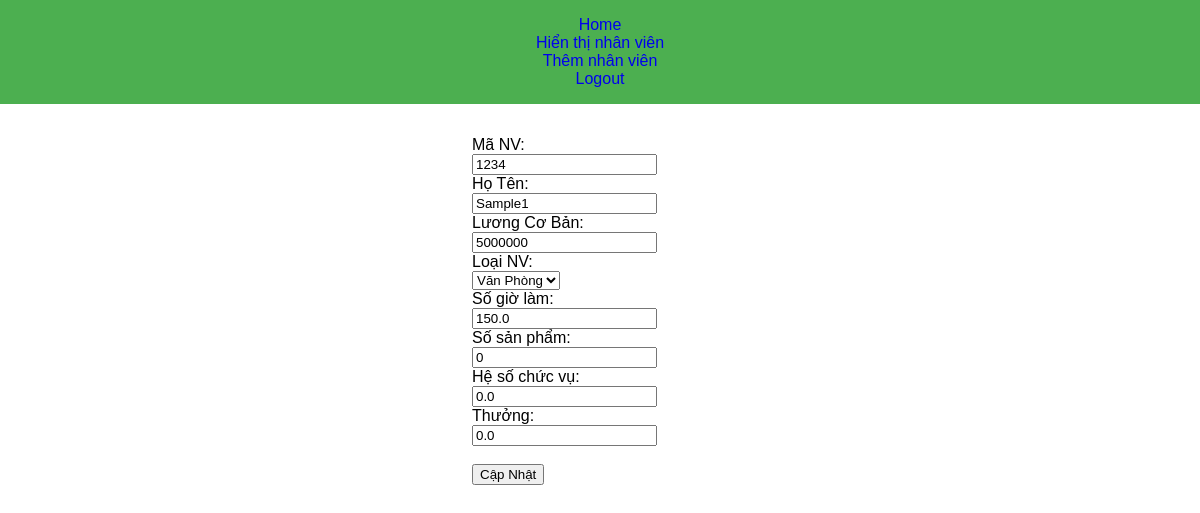
The page /cap_nhat_nv/1234/ (signed in) on the database as committed earlier.
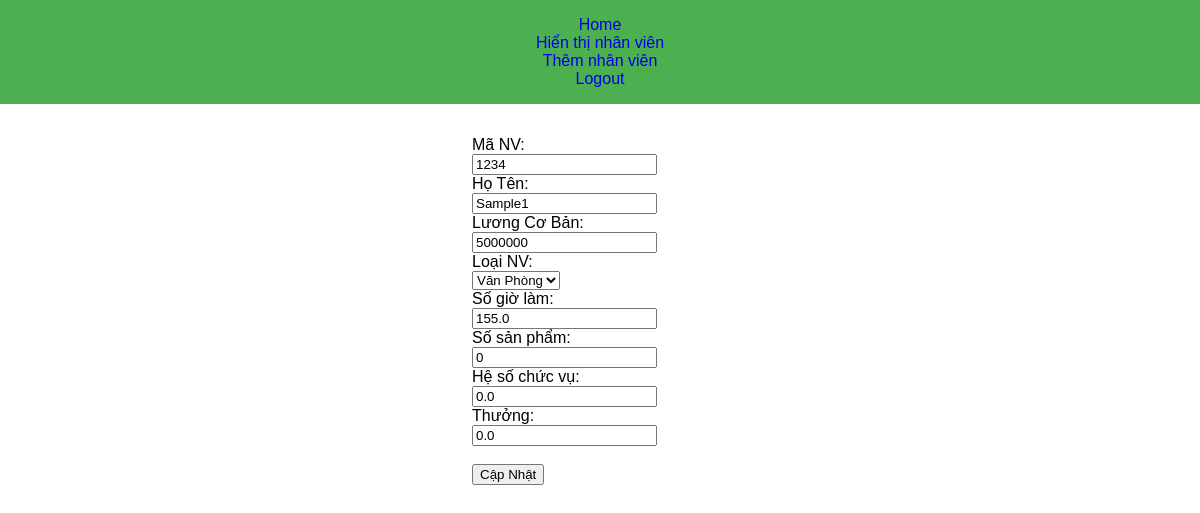
The same page on the database as committed later.
### app/models.py (models this page shows, shortened)
class NhanVien(models.Model):
    ma_nv = models.IntegerField()
    ho_ten = models.CharField(max_length=200)
    luong_cb =models.IntegerField()
    loai_nv = models.CharField(max_length=100, default='van_phong')
    so_gio_lam = models.FloatField(default=0)
    so_sp = models.IntegerField(default=0)
    he_so_cv = models.FloatField(default=0)
    thuong = models.FloatField(default=0)
    luong_ht = models.FloatField(null=True)

### app/views.py (the view, shortened to what this page needs)
# urls.py: path('cap_nhat_nv/<int:ma_nv>/', views.cap_nhat_nv, name="cap_nhat_nv"),
@login_required
def cap_nhat_nv(request, ma_nv):
    nhan_vien = get_object_or_404(NhanVien, ma_nv=ma_nv)
    return render(request, 'app/cap_nhat.html', {'nhan_vien': nhan_vien})

### app/templates/app/cap_nhat.html (shortened to what this page needs)
{%extends 'app/base.html'%}
{% load static %}
    {%block content%}
    <main>
        <form method="post">
            <label for="ma_nv">Mã NV:</label><br>
            <input type="text" id="ma_nv" name="ma_nv" value="{{ nhan_vien.ma_nv }}" readonly><br>
            <label for="ho_ten">Họ Tên:</label><br>
            <input type="text" id="ho_ten" name="ho_ten" value="{{ nhan_vien.ho_ten }}"><br>
            <label for="luong_cb">Lương Cơ Bản:</label><br>
            <input type="number" id="luong_cb" name="luong_cb" value="{{ nhan_vien.luong_cb }}"><br>
            <label for="loai_nv">Loại NV:</label><br>
            <select id="loai_nv" name="loai_nv" onchange="showFields()">
                <option value="van_phong" {% if nhan_vien.loai_nv == 'van_phong' %}selected{% endif %}>Văn Phòng</option>
            </select><br>
            <div id="so_gio_lam_field">
                <label for="so_gio_lam">Số giờ làm:</label><br>
                <input type="text" id="so_gio_lam" name="so_gio_lam" value="{{ nhan_vien.so_gio_lam }}"><br>
            </div>
            <div id="so_sp_field">
                <label for="so_sp">Số sản phẩm:</label><br>
                <input type="number" id="so_sp" name="so_sp" value="{{ nhan_vien.so_sp }}"><br>
            </div>
            <div id="he_so_cv_field">
                <label for="he_so_cv">Hệ số chức vụ:</label><br>
                <input type="number" id="he_so_cv" name="he_so_cv" value="{{ nhan_vien.he_so_cv }}"><br>
            </div>
            <div id="thuong_field">
                <label for="thuong">Thưởng:</label><br>
                <input type="number" id="thuong" name="thuong" value="{{ nhan_vien.thuong }}"><br>
            </div>
            <br>
            <input type="submit" value="Cập Nhật">
        </form>
    </main>
    {%endblock%}

Rows that differ between the two databases and show on the page:
changed NhanVien "Sample1": so_gio_lam "150.0" → "155.0"
